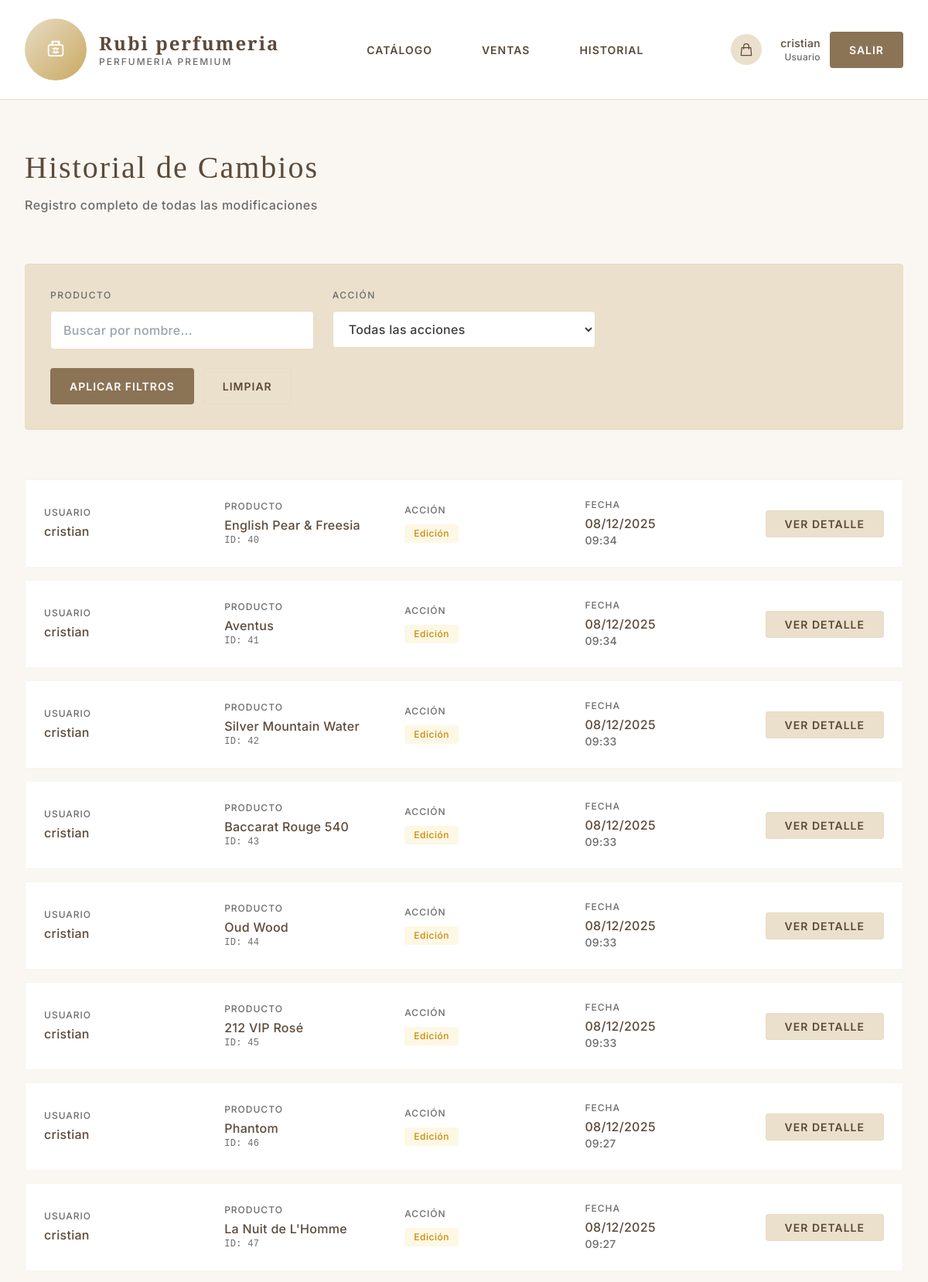
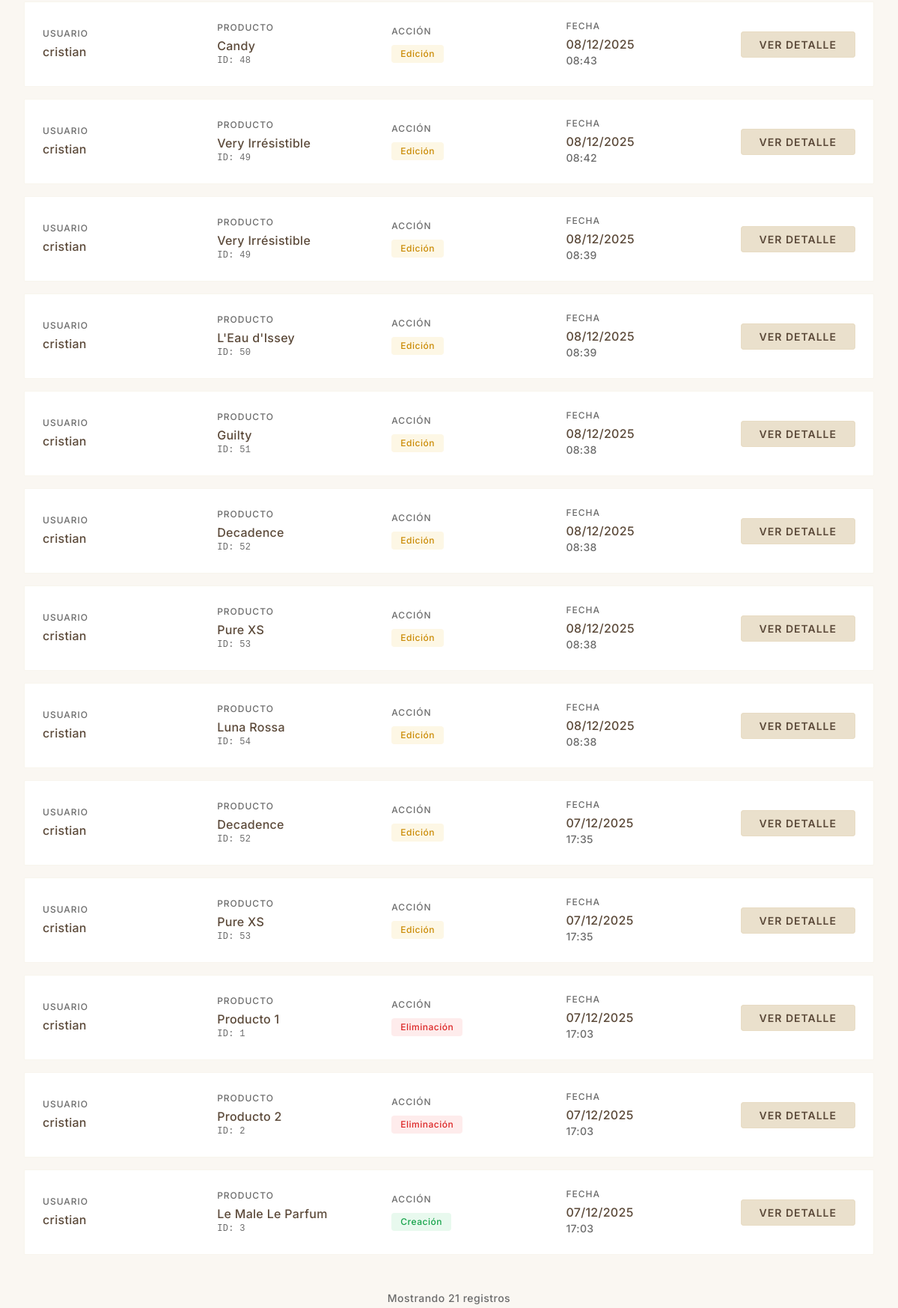
/history/ (signed in, upper part), run on the app's committed database (2 pictures, top to bottom).
### products/models.py (models this page shows, shortened)
class History(models.Model):
    ACTION_CHOICES = [
        ('CREATE', 'Creación'),
        ('UPDATE', 'Edición'),
        ('DELETE', 'Eliminación'),
    ]
    user = models.ForeignKey(User, on_delete=models.CASCADE, verbose_name="Usuario")
    product_id = models.IntegerField(verbose_name="ID del Producto")
    product_name = models.CharField(max_length=200, verbose_name="Nombre del Producto")
    action = models.CharField(max_length=10, choices=ACTION_CHOICES, verbose_name="Acción")
    changes = models.TextField(verbose_name="Cambios", blank=True)
    timestamp = models.DateTimeField(auto_now_add=True, verbose_name="Fecha")
    class Meta:
        verbose_name = "Historial"
        verbose_name_plural = "Historiales"
        ordering = ['-timestamp']

### products/views.py (the view)
# urls.py: path('history/', views.history_list, name='history_list'),
@login_required
def history_list(request):
    histories = History.objects.all()
    is_admin = hasattr(request.user, 'profile') and request.user.profile.is_admin
    if not is_admin:
        histories = histories.filter(user=request.user)
    user_filter = request.GET.get('user')
    product_filter = request.GET.get('product')
    action_filter = request.GET.get('action')
    if user_filter:
        histories = histories.filter(user_id=user_filter)
    if product_filter:
        histories = histories.filter(product_name__icontains=product_filter)
    if action_filter:
        histories = histories.filter(action=action_filter)
    users = User.objects.all() if is_admin else None
    return render(request, 'products/history_list.html', {
        'histories': histories,
        'users': users,
        'is_admin': is_admin,
        'actions': History.ACTION_CHOICES
    })

### templates/products/history_list.html (shortened to what this page needs)
{% extends 'base.html' %}
{% block content %}
<div class="mb-16">
    <h1 class="editorial-title mb-3" style="color: var(--dark-brown);">Historial de Cambios</h1>
    <p class="text-base" style="color: var(--soft-gray); letter-spacing: 0.5px;">Registro completo de todas las modificaciones</p>
</div>
<div class="mb-16 p-8 rounded" style="background-color: var(--ivory); border: 1px solid var(--beige);">
    <form method="GET" class="space-y-6">
        <div class="grid grid-cols-1 md:grid-cols-3 gap-6">
            <div>
                <label for="product" class="block text-xs font-medium mb-3" style="color: var(--soft-gray); letter-spacing: 1.5px; text-transform: uppercase;">
                    Producto
                </label>
                <input type="text" name="product" id="product" value="{{ request.GET.product }}"
                       placeholder="Buscar por nombre..."
                       class="w-full px-4 py-3 border rounded text-base"
                       style="border-color: var(--beige); background-color: white; color: var(--charcoal);">
            </div>
            <div>
                <label for="action" class="block text-xs font-medium mb-3" style="color: var(--soft-gray); letter-spacing: 1.5px; text-transform: uppercase;">
                    Acción
                </label>
                <select name="action" id="action" class="w-full px-4 py-3 border rounded text-base"
                        style="border-color: var(--beige); background-color: white; color: var(--charcoal);">
                    <option value="">Todas las acciones</option>
                </select>
            </div>
        </div>
        <div class="flex space-x-3">
            <button type="submit" class="minimal-btn px-6 py-3 rounded" style="background-color: var(--soft-brown); color: white;">
                Aplicar Filtros
            </button>
            <a href="{% url 'history_list' %}" class="minimal-btn px-6 py-3 rounded" style="background-color: var(--ivory); color: var(--dark-brown); border: 1px solid var(--beige);">
                Limpiar
            </a>
        </div>
    </form>
</div>
{% if histories %}
<div class="space-y-4">
    {% for history in histories %}
    <div class="minimal-card p-6 group">
        <div class="flex items-center justify-between">
            <div class="flex-1 grid grid-cols-4 gap-8 items-center">
                <div>
                    <p class="text-xs mb-1" style="color: var(--soft-gray); letter-spacing: 1px; text-transform: uppercase;">
                        Usuario
                    </p>
                    <p class="text-base font-medium" style="color: var(--dark-brown);">
                        {{ history.user.username }}
                    </p>
                </div>
                <div>
                    <p class="text-xs mb-1" style="color: var(--soft-gray); letter-spacing: 1px; text-transform: uppercase;">
                        Producto
                    </p>
                    <p class="text-base" style="color: var(--dark-brown);">
                        {{ history.product_name }}
                    </p>
                    <p class="text-xs font-mono" style="color: var(--soft-gray);">
                        ID: {{ history.product_id }}
                    </p>
                </div>
                <div>
                    <p class="text-xs mb-2" style="color: var(--soft-gray); letter-spacing: 1px; text-transform: uppercase;">
                        Acción
                    </p>
                    {% if history.action == 'CREATE' %}
                    <span class="inline-block px-3 py-1 rounded text-xs font-medium" style="background-color: rgba(34, 197, 94, 0.1); color: #16a34a; letter-spacing: 0.5px;">
                        Creación
                    </span>
                    {% elif history.action == 'UPDATE' %}
                    <span class="inline-block px-3 py-1 rounded text-xs font-medium" style="background-color: rgba(234, 179, 8, 0.1); color: #ca8a04; letter-spacing: 0.5px;">
                        Edición
                    </span>
                    {% elif history.action == 'DELETE' %}
                    <span class="inline-block px-3 py-1 rounded text-xs font-medium" style="background-color: rgba(239, 68, 68, 0.1); color: #dc2626; letter-spacing: 0.5px;">
                        Eliminación
                    </span>
                    {% endif %}
                </div>
                <div>
                    <p class="text-xs mb-1" style="color: var(--soft-gray); letter-spacing: 1px; text-transform: uppercase;">
                        Fecha
                    </p>
                    <p class="text-base" style="color: var(--dark-brown);">
                        {{ history.timestamp|date:"d/m/Y" }}
                    </p>
                    <p class="text-sm" style="color: var(--soft-gray);">
                        {{ history.timestamp|date:"H:i" }}
                    </p>
                </div>
            </div>
            <div class="ml-8">
                <a href="{% url 'history_detail' history.pk %}"
                   class="minimal-btn px-6 py-2 rounded text-sm whitespace-nowrap"
                   style="background-color: var(--ivory); color: var(--dark-brown); border: 1px solid var(--beige);">
                    Ver Detalle
                </a>
            </div>
        </div>
    </div>
    {% endfor %}
</div>
<div class="mt-12 text-center">
    <p class="text-sm" style="color: var(--soft-gray); letter-spacing: 0.5px;">
        Mostrando {{ histories|length }} registro{{ histories|length|pluralize }}
    </p>
</div>
{% endif %}
{% endblock %}

### templates/base.html (shortened to what this page needs)
<!DOCTYPE html>
<html lang="es">
<head>
    {% load static %}
    <script src="https://cdn.tailwindcss.com"></script>
    <link rel="stylesheet" href="{% static 'css/style.css' %}">
</head>
<body class="min-h-screen">
    {% if user.is_authenticated %}
    <nav class="bg-white border-b border-beige sticky top-0 z-50">
        <div class="max-w-7xl mx-auto px-8">
            <div class="flex justify-between items-center py-6">
                <div class="flex items-center space-x-4">
                    <div class="avatar avatar-md avatar-gradient">
                    </div>
                    <div>
                        <h1 class="serif text-2xl color-primary" style="letter-spacing: 2px; font-weight: 600;">Rubi perfumeria</h1>
                        <p class="text-xs color-secondary" style="letter-spacing: 2px;">PERFUMERIA PREMIUM</p>
                    </div>
                </div>
                <div class="hidden md:flex items-center space-x-8">
                    <a href="{% url 'product_list' %}" class="nav-link">Catálogo</a>
                    <a href="{% url 'sale_list' %}" class="nav-link">Ventas</a>
                    <a href="{% url 'history_list' %}" class="nav-link">Historial</a>
                </div>
                <div class="flex items-center space-x-6">
                    <a href="{% url 'cart_view' %}" class="relative group">
                        <div class="w-10 h-10 rounded-full flex items-center justify-center transition-all bg-ivory">
                            <svg class="w-5 h-5 color-primary" fill="none" stroke="currentColor" viewBox="0 0 24 24">
                                <path stroke-linecap="round" stroke-linejoin="round" stroke-width="1.5" d="M16 11V7a4 4 0 00-8 0v4M5 9h14l1 12H4L5 9z"/>
                            </svg>
                        </div>
                    </a>
                    <div class="flex items-center space-x-3">
                        <div class="text-right">
                            <p class="text-sm font-medium color-primary">{{ user.username }}</p>
                            <p class="text-xs color-secondary">
                                {% if user.profile.is_admin %}Administrador{% else %}Usuario{% endif %}
                            </p>
                        </div>
                        <a href="{% url 'logout' %}" class="minimal-btn btn-primary px-6 py-3 rounded">
                            Salir
                        </a>
                    </div>
                </div>
            </div>
        </div>
    </nav>
    {% endif %}
    <main class="max-w-7xl mx-auto px-8 py-16 fade-in">
        {% block content %}
        {% endblock %}
    </main>
</body>
</html>

### static/css/style.css (style rules this page uses)
:root { --cream: #FAF7F2; --beige: #E8DCC4; --ivory: #EAE0CC; --soft-brown: #8B7355; --dark-brown: #5C4A3A; --gold-accent: #C9A961; --soft-gray: #6B6B6B; --charcoal: #3D3D3D; --error-red: #DC2626; }
body { font-family: 'Inter', sans-serif; background-color: var(--cream); color: var(--charcoal); font-weight: 500; letter-spacing: 0.3px; }
h1, h2, h3, h4, h5, h6 { font-family: 'Cormorant Garamond', serif; font-weight: 600; letter-spacing: 1px; }
.serif { font-family: 'Cormorant Garamond', serif; }
.editorial-title { font-family: 'Cormorant Garamond', serif; font-weight: 500; font-size: 2.5rem; letter-spacing: 2px; line-height: 1.2; color: var(--dark-brown); }
.minimal-btn { font-family: 'Inter', sans-serif; font-weight: 600; font-size: 0.875rem; letter-spacing: 1px; text-transform: uppercase; transition: all 0.3s ease; border: 1px solid transparent; }
.btn-primary { background-color: var(--soft-brown); color: white; }
.minimal-card { background: white; border-radius: 2px; transition: all 0.4s cubic-bezier(0.4, 0, 0.2, 1); border: 1px solid rgba(232, 220, 196, 0.3); }
.nav-link { position: relative; padding: 8px 16px; color: var(--dark-brown); font-size: 0.875rem; font-weight: 600; letter-spacing: 1px; text-transform: uppercase; transition: color 0.3s ease; }
.nav-link::after { content: ''; position: absolute; bottom: 0; left: 50%; transform: translateX(-50%); width: 0; height: 1px; background: var(--gold-accent); transition: width 0.3s ease; }
label { display: block; color: var(--soft-gray); font-weight: 600; font-size: 0.75rem; letter-spacing: 1.5px; text-transform: uppercase; margin-bottom: 0.75rem; }
.fade-in { animation: fadeIn 0.6s ease-out; }
.color-primary { color: var(--dark-brown); }
.color-secondary { color: var(--soft-gray); }
.bg-ivory { background-color: var(--ivory); }
.border-beige { border-color: var(--beige); }
.avatar-gradient { background: linear-gradient(135deg, var(--beige) 0%, var(--gold-accent) 100%); }
.avatar { display: flex; align-items: center; justify-content: center; border-radius: 50%; flex-shrink: 0; }
.avatar-md { width: 5rem; height: 5rem; font-size: 1.5rem; }

### templates/base.html (style rules this page uses)
:root { --cream: #FAF7F2; --beige: #E8DCC4; --ivory: #EAE0CC; --soft-brown: #8B7355; --dark-brown: #5C4A3A; --gold-accent: #C9A961; --soft-gray: #6B6B6B; --charcoal: #3D3D3D; --error-red: #DC2626; }
body { font-family: 'Inter', sans-serif; background-color: var(--cream); color: var(--charcoal); font-weight: 500; letter-spacing: 0.3px; }
h1, h2, h3, h4, h5, h6 { font-family: 'Cormorant Garamond', serif; font-weight: 600; letter-spacing: 1px; }
.serif { font-family: 'Cormorant Garamond', serif; }
.editorial-title { font-family: 'Cormorant Garamond', serif; font-weight: 500; font-size: 2.5rem; letter-spacing: 2px; line-height: 1.2; color: var(--dark-brown); }
.minimal-btn { font-family: 'Inter', sans-serif; font-weight: 600; font-size: 0.875rem; letter-spacing: 1px; text-transform: uppercase; transition: all 0.3s ease; border: 1px solid transparent; }
.btn-primary { background-color: var(--soft-brown); color: white; }
.minimal-card { background: white; border-radius: 2px; transition: all 0.4s cubic-bezier(0.4, 0, 0.2, 1); border: 1px solid rgba(232, 220, 196, 0.3); }
.nav-link { position: relative; padding: 8px 16px; color: var(--dark-brown); font-size: 0.875rem; font-weight: 600; letter-spacing: 1px; text-transform: uppercase; transition: color 0.3s ease; }
.nav-link::after { content: ''; position: absolute; bottom: 0; left: 50%; transform: translateX(-50%); width: 0; height: 1px; background: var(--gold-accent); transition: width 0.3s ease; }
label { display: block; color: var(--soft-gray); font-weight: 600; font-size: 0.75rem; letter-spacing: 1.5px; text-transform: uppercase; margin-bottom: 0.75rem; }
.fade-in { animation: fadeIn 0.6s ease-out; }
.color-primary { color: var(--dark-brown); }
.color-secondary { color: var(--soft-gray); }
.bg-ivory { background-color: var(--ivory); }
.border-beige { border-color: var(--beige); }
.avatar-gradient { background: linear-gradient(135deg, var(--beige) 0%, var(--gold-accent) 100%); }
.avatar { display: flex; align-items: center; justify-content: center; border-radius: 50%; flex-shrink: 0; }
.avatar-md { width: 5rem; height: 5rem; font-size: 1.5rem; }

### data on the page
History: user.username "cristian", product_name "English Pear & Freesia", product_id "40", action "Edición", timestamp "08/12/2025", timestamp "09:34"
History: user.username "cristian", product_name "Aventus", product_id "41", action "Edición", timestamp "08/12/2025", timestamp "09:34"
History: user.username "cristian", product_name "Silver Mountain Water", product_id "42", action "Edición", timestamp "08/12/2025", timestamp "09:33"
History: user.username "cristian", product_name "Baccarat Rouge 540", product_id "43", action "Edición", timestamp "08/12/2025", timestamp "09:33"
History: user.username "cristian", product_name "Oud Wood", product_id "44", action "Edición", timestamp "08/12/2025", timestamp "09:33"
History: user.username "cristian", product_name "212 VIP Rosé", product_id "45", action "Edición", timestamp "08/12/2025", timestamp "09:33"
History: user.username "cristian", product_name "Phantom", product_id "46", action "Edición", timestamp "08/12/2025", timestamp "09:27"
History: user.username "cristian", product_name "La Nuit de L'Homme", product_id "47", action "Edición", timestamp "08/12/2025", timestamp "09:27"
History: user.username "cristian", product_name "Candy", product_id "48", action "Edición", timestamp "08/12/2025", timestamp "08:43"
History: user.username "cristian", product_name "Very Irrésistible", product_id "49", action "Edición", timestamp "08/12/2025", timestamp "08:42"
History: user.username "cristian", product_name "Very Irrésistible", product_id "49", action "Edición", timestamp "08/12/2025", timestamp "08:39"
History: user.username "cristian", product_name "L'Eau d'Issey", product_id "50", action "Edición", timestamp "08/12/2025", timestamp "08:39"
History: user.username "cristian", product_name "Guilty", product_id "51", action "Edición", timestamp "08/12/2025", timestamp "08:38"
History: user.username "cristian", product_name "Decadence", product_id "52", action "Edición", timestamp "08/12/2025", timestamp "08:38"
History: user.username "cristian", product_name "Pure XS", product_id "53", action "Edición", timestamp "08/12/2025", timestamp "08:38"
History: user.username "cristian", product_name "Luna Rossa", product_id "54", action "Edición", timestamp "08/12/2025", timestamp "08:38"
History: user.username "cristian", product_name "Decadence", product_id "52", action "Edición", timestamp "07/12/2025", timestamp "17:35"
History: user.username "cristian", product_name "Pure XS", product_id "53", action "Edición", timestamp "07/12/2025", timestamp "17:35"
History: user.username "cristian", product_name "Producto 1", product_id "1", action "Eliminación", timestamp "07/12/2025", timestamp "17:03"
History: user.username "cristian", product_name "Producto 2", product_id "2", action "Eliminación", timestamp "07/12/2025", timestamp "17:03"
History: user.username "cristian", product_name "Le Male Le Parfum", product_id "3", action "Creación", timestamp "07/12/2025", timestamp "17:03"

### other printed values
{{ user.username }} "cristian"
{{ histories|length }} "21"
